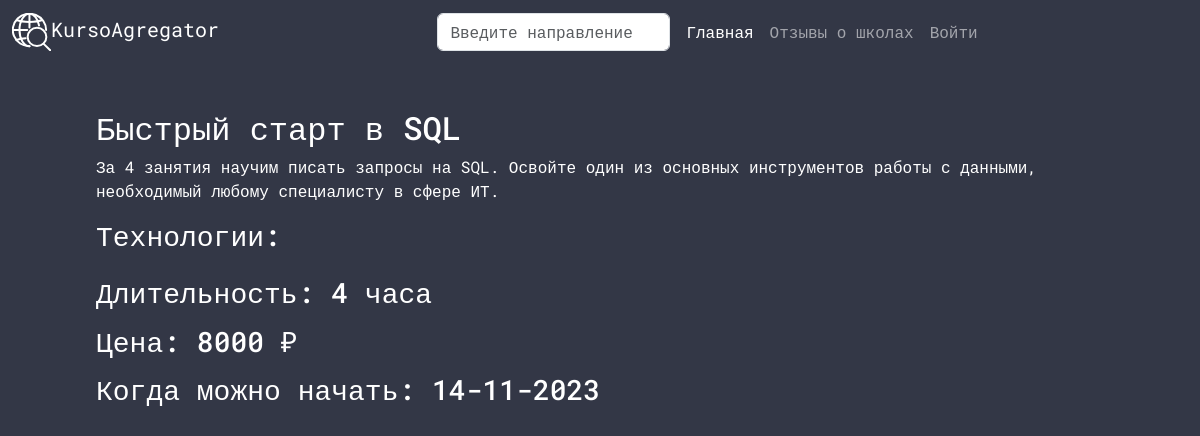
The page /course/1 on the database its author committed.
### app/models.py (models this page shows, shortened)
class Course(db.Model):
    id = db.Column(db.Integer, primary_key=True)
    name = db.Column(db.String(128), nullable=False)
    price = db.Column(db.Float, nullable=False)
    rating = db.Column(db.Float)
    duration = db.Column(db.String(128))
    description = db.Column(db.String(), nullable=False)
    date_start = db.Column(db.DateTime, default=datetime.utcnow)
    school_id = db.Column(db.Integer, db.ForeignKey('school.id', ondelete='CASCADE'))
    link = db.Column(db.String(256), nullable=False)
    reviews = db.relationship('Review', backref='to', secondary=course_review,
                              lazy='dynamic')
    technologies = db.relationship('Technology', backref='tech', secondary=course_technology,
                                   lazy='dynamic')

### app/main/routes.py (the view)
@bp.route('/course/<int:id>')
def course(id):
    data = Course.query.get(id)
    return render_template('main/course.html', course=data)

### app/templates/main/course.html (shortened to what this page needs)
{% extends 'base.html' %}
{% block content %}
<link rel="stylesheet" type="text/css" href="{{ url_for('static', filename='style/course.css') }}">
<body>
<main>
    <h2><a href="{{ course.link }}" class="course-link">{{ course.name }}</a></h2>
    <p>{{ course.description }}</p>
    <h3>Технологии:</h3>
    {% if course.duration %}
    <h3>Длительность:  {{ course.duration }}</h3>
    {% endif %}
    <h3>Цена: {{ course.price|default(0)|int }} ₽</h3>
    {% if course.date_start %}
    <h3>Когда можно начать:  {{ course.date_start.strftime('%d-%m-%Y') }}</h3>
    {% endif %}
</main>
</body>
{% endblock %}

### app/static/style/base.css (style rules this page uses)
body { background-color: rgba(51, 55, 70, 1); font-family: 'Roboto Mono', monospace; }
* { color: white; }

### app/static/style/course.css (style rules this page uses)
body { background-color: rgba(51, 55, 70, 1); }
main { padding-left: 8%; padding-right: 8%; margin-top: 45px; }
main h3 { margin-top: 15px; }
.course-link { text-decoration: none; color: white; }

### rows shown on the page
Course: name "Быстрый старт в SQL", description "За 4 занятия научим писать запросы на SQL. Освойте один из основных инструментов работы с данными, необходимый любому специалисту в сфере ИТ.", duration "4 часа", price "8000", date_start "14-11-2023"
